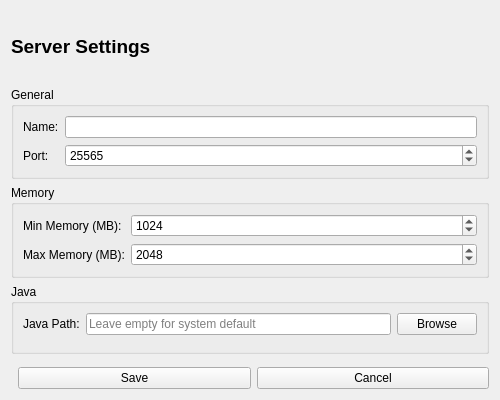
<?xml version="1.0" encoding="UTF-8"?>
<ui version="4.0">
 <class>ServerSettingsPage</class>
 <widget class="QWidget" name="ServerSettingsPage">
  <property name="geometry">
   <rect>
    <x>0</x>
    <y>0</y>
    <width>500</width>
    <height>400</height>
   </rect>
  </property>
  <property name="windowTitle">
   <string>ServerSettingsPage</string>
  </property>
  <layout class="QVBoxLayout" name="verticalLayout">
   <property name="spacing">
    <number>6</number>
   </property>
   <item>
    <widget class="QLabel" name="titleLabel">
     <property name="text">
      <string>Server Settings</string>
     </property>
     <property name="font">
      <font>
       <pointsize>14</pointsize>
       <weight>75</weight>
       <bold>true</bold>
      </font>
     </property>
    </widget>
   </item>
   <item>
    <widget class="QGroupBox" name="generalGroupBox">
     <property name="title">
      <string>General</string>
     </property>
     <layout class="QFormLayout" name="generalLayout">
      <item row="0" column="0">
       <widget class="QLabel" name="nameLabel">
        <property name="text">
         <string>Name:</string>
        </property>
       </widget>
      </item>
      <item row="0" column="1">
       <widget class="QLineEdit" name="nameInput"/>
      </item>
      <item row="1" column="0">
       <widget class="QLabel" name="portLabel">
        <property name="text">
         <string>Port:</string>
        </property>
       </widget>
      </item>
      <item row="1" column="1">
       <widget class="QSpinBox" name="portInput">
        <property name="minimum">
         <number>1</number>
        </property>
        <property name="maximum">
         <number>65535</number>
        </property>
        <property name="value">
         <number>25565</number>
        </property>
       </widget>
      </item>
     </layout>
    </widget>
   </item>
   <item>
    <widget class="QGroupBox" name="memoryGroupBox">
     <property name="title">
      <string>Memory</string>
     </property>
     <layout class="QFormLayout" name="memoryLayout">
      <item row="0" column="0">
       <widget class="QLabel" name="minMemoryLabel">
        <property name="text">
         <string>Min Memory (MB):</string>
        </property>
       </widget>
      </item>
      <item row="0" column="1">
       <widget class="QSpinBox" name="minMemoryInput">
        <property name="minimum">
         <number>256</number>
        </property>
        <property name="maximum">
         <number>32768</number>
        </property>
        <property name="singleStep">
         <number>256</number>
        </property>
        <property name="value">
         <number>1024</number>
        </property>
       </widget>
      </item>
      <item row="1" column="0">
       <widget class="QLabel" name="maxMemoryLabel">
        <property name="text">
         <string>Max Memory (MB):</string>
        </property>
       </widget>
      </item>
      <item row="1" column="1">
       <widget class="QSpinBox" name="maxMemoryInput">
        <property name="minimum">
         <number>256</number>
        </property>
        <property name="maximum">
         <number>32768</number>
        </property>
        <property name="singleStep">
         <number>256</number>
        </property>
        <property name="value">
         <number>2048</number>
        </property>
       </widget>
      </item>
     </layout>
    </widget>
   </item>
   <item>
    <widget class="QGroupBox" name="javaGroupBox">
     <property name="title">
      <string>Java</string>
     </property>
     <layout class="QFormLayout" name="javaLayout">
      <item row="0" column="0">
       <widget class="QLabel" name="javaPathLabel">
        <property name="text">
         <string>Java Path:</string>
        </property>
       </widget>
      </item>
      <item row="0" column="1">
       <layout class="QHBoxLayout" name="javaPathLayout">
        <item>
         <widget class="QLineEdit" name="javaPathInput">
          <property name="placeholderText">
           <string>Leave empty for system default</string>
          </property>
         </widget>
        </item>
        <item>
         <widget class="QPushButton" name="browseJavaButton">
          <property name="text">
           <string>Browse</string>
          </property>
         </widget>
        </item>
       </layout>
      </item>
     </layout>
    </widget>
   </item>
   <item>
    <spacer name="verticalSpacer">
     <property name="orientation">
      <enum>Qt::Vertical</enum>
     </property>
    </spacer>
   </item>
   <item>
    <layout class="QHBoxLayout" name="buttonLayout">
     <item>
      <spacer name="buttonSpacer">
       <property name="orientation">
        <enum>Qt::Horizontal</enum>
       </property>
      </spacer>
     </item>
     <item>
      <widget class="QPushButton" name="saveButton">
       <property name="text">
        <string>Save</string>
       </property>
      </widget>
     </item>
     <item>
      <widget class="QPushButton" name="cancelButton">
       <property name="text">
        <string>Cancel</string>
       </property>
      </widget>
     </item>
    </layout>
   </item>
  </layout>
 </widget>
 <resources/>
 <connections/>
</ui>
